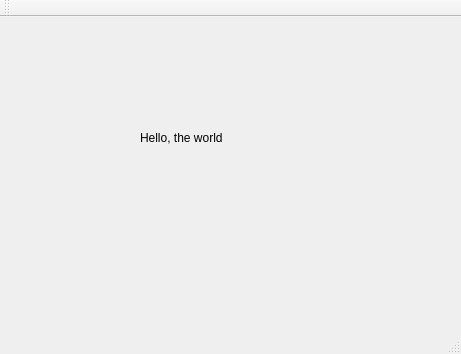
<?xml version="1.0" encoding="UTF-8"?>
<ui version="4.0">
 <class>MainWindow</class>
 <widget class="QMainWindow" name="MainWindow">
  <property name="geometry">
   <rect>
    <x>0</x>
    <y>0</y>
    <width>461</width>
    <height>354</height>
   </rect>
  </property>
  <property name="windowTitle">
   <string>MainWindow</string>
  </property>
  <widget class="QWidget" name="centralWidget">
   <widget class="QLabel" name="label">
    <property name="geometry">
     <rect>
      <x>140</x>
      <y>80</y>
      <width>181</width>
      <height>81</height>
     </rect>
    </property>
    <property name="text">
     <string>Hello, the world</string>
    </property>
   </widget>
  </widget>
  <widget class="QMenuBar" name="menuBar">
   <property name="geometry">
    <rect>
     <x>0</x>
     <y>0</y>
     <width>461</width>
     <height>31</height>
    </rect>
   </property>
  </widget>
  <widget class="QToolBar" name="mainToolBar">
   <attribute name="toolBarArea">
    <enum>TopToolBarArea</enum>
   </attribute>
   <attribute name="toolBarBreak">
    <bool>false</bool>
   </attribute>
  </widget>
  <widget class="QStatusBar" name="statusBar"/>
 </widget>
 <layoutdefault spacing="6" margin="11"/>
 <resources/>
 <connections/>
</ui>
